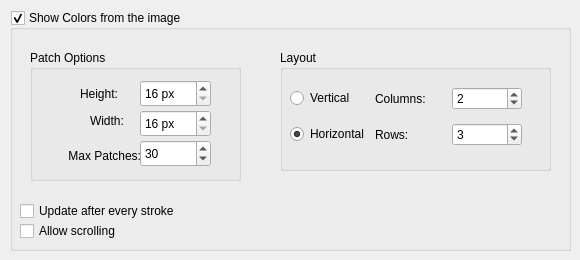
     <widget class="QWidget" name="tab_colorsFromImage">
      <attribute name="title">
       <string>Colors from Image</string>
      </attribute>
      <widget class="QGroupBox" name="commonColorsShow">
       <property name="enabled">
        <bool>true</bool>
       </property>
       <property name="geometry">
        <rect>
         <x>10</x>
         <y>10</y>
         <width>561</width>
         <height>241</height>
        </rect>
       </property>
       <property name="title">
        <string>Show Colors from the image</string>
       </property>
       <property name="checkable">
        <bool>true</bool>
       </property>
       <widget class="QGroupBox" name="groupBox_4">
        <property name="geometry">
         <rect>
          <x>270</x>
          <y>40</y>
          <width>271</width>
          <height>121</height>
         </rect>
        </property>
        <property name="title">
         <string>Layout</string>
        </property>
        <widget class="QWidget" name="gridLayoutWidget_3">
         <property name="geometry">
          <rect>
           <x>10</x>
           <y>30</y>
           <width>232</width>
           <height>75</height>
          </rect>
         </property>
         <layout class="QGridLayout" name="gridLayout_2">
          <item row="3" column="0">
           <widget class="QRadioButton" name="commonColorsAlignHorizontal">
            <property name="text">
             <string>Horizontal</string>
            </property>
            <property name="checked">
             <bool>true</bool>
            </property>
           </widget>
          </item>
          <item row="1" column="0">
           <widget class="QRadioButton" name="commonColorsAlignVertical">
            <property name="text">
             <string>Vertical</string>
            </property>
           </widget>
          </item>
          <item row="1" column="1">
           <widget class="QLabel" name="lbl_commonColorsNumCols">
            <property name="text">
             <string>Columns:</string>
            </property>
            <property name="alignment">
             <set>Qt::AlignLeading|Qt::AlignLeft|Qt::AlignVCenter</set>
            </property>
            <property name="buddy">
             <cstring>commonColorsNumCols</cstring>
            </property>
           </widget>
          </item>
          <item row="1" column="2">
           <widget class="QSpinBox" name="commonColorsNumCols">
            <property name="minimum">
             <number>1</number>
            </property>
            <property name="maximum">
             <number>20</number>
            </property>
            <property name="value">
             <number>2</number>
            </property>
           </widget>
          </item>
          <item row="3" column="1">
           <widget class="QLabel" name="lbl_commonColorsNumRows">
            <property name="text">
             <string>Rows:</string>
            </property>
            <property name="alignment">
             <set>Qt::AlignLeading|Qt::AlignLeft|Qt::AlignVCenter</set>
            </property>
            <property name="buddy">
             <cstring>commonColorsNumRows</cstring>
            </property>
           </widget>
          </item>
          <item row="3" column="2">
           <widget class="QSpinBox" name="commonColorsNumRows">
            <property name="minimum">
             <number>1</number>
            </property>
            <property name="maximum">
             <number>20</number>
            </property>
            <property name="value">
             <number>3</number>
            </property>
           </widget>
          </item>
         </layout>
        </widget>
       </widget>
       <widget class="QGroupBox" name="groupBox_3">
        <property name="geometry">
         <rect>
          <x>20</x>
          <y>40</y>
          <width>211</width>
          <height>131</height>
         </rect>
        </property>
        <property name="title">
         <string>Patch Options</string>
        </property>
        <widget class="QLabel" name="label_12">
         <property name="geometry">
          <rect>
           <x>50</x>
           <y>30</y>
           <width>51</width>
           <height>27</height>
          </rect>
         </property>
         <property name="text">
          <string>Height:</string>
         </property>
         <property name="alignment">
          <set>Qt::AlignLeading|Qt::AlignLeft|Qt::AlignVCenter</set>
         </property>
        </widget>
        <widget class="QSpinBox" name="commonColorsWidth">
         <property name="geometry">
          <rect>
           <x>110</x>
           <y>30</y>
           <width>71</width>
           <height>27</height>
          </rect>
         </property>
         <property name="suffix">
          <string> px</string>
         </property>
         <property name="prefix">
          <string/>
         </property>
         <property name="minimum">
          <number>16</number>
         </property>
        </widget>
        <widget class="QLabel" name="label_4">
         <property name="geometry">
          <rect>
           <x>60</x>
           <y>60</y>
           <width>51</width>
           <height>21</height>
          </rect>
         </property>
         <property name="text">
          <string>Width:</string>
         </property>
        </widget>
        <widget class="QSpinBox" name="commonColorsHeight">
         <property name="geometry">
          <rect>
           <x>110</x>
           <y>60</y>
           <width>71</width>
           <height>27</height>
          </rect>
         </property>
         <property name="suffix">
          <string> px</string>
         </property>
         <property name="minimum">
          <number>16</number>
         </property>
        </widget>
        <widget class="QLabel" name="label_9">
         <property name="geometry">
          <rect>
           <x>20</x>
           <y>90</y>
           <width>91</width>
           <height>31</height>
          </rect>
         </property>
         <property name="text">
          <string>Max Patches:</string>
         </property>
         <property name="alignment">
          <set>Qt::AlignRight|Qt::AlignTrailing|Qt::AlignVCenter</set>
         </property>
        </widget>
        <widget class="QSpinBox" name="commonColorsPatchCount">
         <property name="geometry">
          <rect>
           <x>110</x>
           <y>90</y>
           <width>71</width>
           <height>27</height>
          </rect>
         </property>
         <property name="minimum">
          <number>1</number>
         </property>
         <property name="value">
          <number>30</number>
         </property>
        </widget>
       </widget>
       <widget class="QCheckBox" name="commonColorsAutoUpdate">
        <property name="geometry">
         <rect>
          <x>10</x>
          <y>190</y>
          <width>284</width>
          <height>22</height>
         </rect>
        </property>
        <property name="toolTip">
         <string>this can be slow on big images</string>
        </property>
        <property name="text">
         <string>Update after every stroke</string>
        </property>
       </widget>
       <widget class="QCheckBox" name="commonColorsAllowScrolling">
        <property name="geometry">
         <rect>
          <x>10</x>
          <y>210</y>
          <width>284</width>
          <height>22</height>
         </rect>
        </property>
        <property name="text">
         <string>Allow scrolling</string>
        </property>
       </widget>
      </widget>
     </widget>
